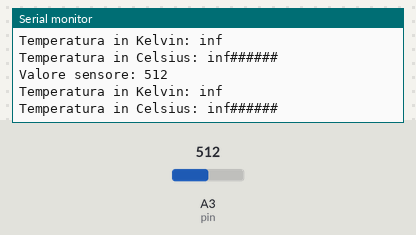
Bench run of a sketch on a simulated Arduino Uno, built with avr-gcc and run on an emulated ATmega328P. On the bench: the last lines printed to the serial monitor. Inputs (shaded band) come from the test bench; at power-on: A3 (pin) = 512.

Above: at 1.8 s.
1.9 s: A3 (pin) set to 0
At 2.5 s:
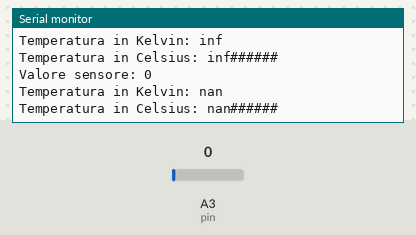
3.5 s: A3 (pin) set to 122
At 4.9 s:
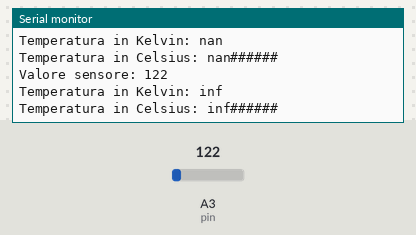
Timing chart, 0 to 6.5 s (numbered marks = the images above; inputs shaded):
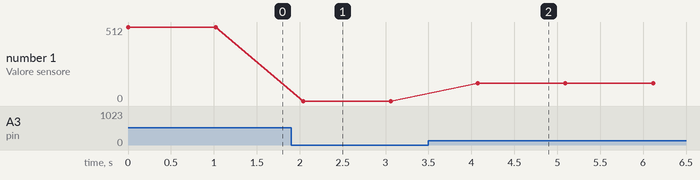

Measured:
- after the input at 1.9 s, the serial monitor: prints a new line after 0.14 s (image 1)
- after the input at 3.5 s, the serial monitor: prints a new line after 0.58 s (image 2)
- plotted number 1: 512 → 0 after the input at 1.9 s, 0 → 122 after the input at 3.5 s

The sketch:

schema_base.ino
```cpp
/* SCRIPT SCHEMA BASE*/

const int pin = A3;
const int Vcc = 5; // alimentazione USB 2.0
const int Nbit = 10; // bit ADC
const int S = 0.01; // da: Vout = 10mV * T_K

void setup() {
  pinMode(A3, INPUT);
  Serial.begin(9600); // baud rate
}

void loop() {
  int Dout = analogRead(pin); // valore sensore, da 0 a 1023
  float T_K = Dout * Vcc / pow(2, Nbit) * 1/S;

  Serial.print("Valore sensore: ");
  Serial.println(Dout);
  Serial.print("Temperatura in Kelvin: ");
  Serial.println(T_K);
  Serial.print("Temperatura in Celsius: ");
  Serial.print(T_K - 273.15);
  Serial.println("######");

  delay(1000);
}
```
